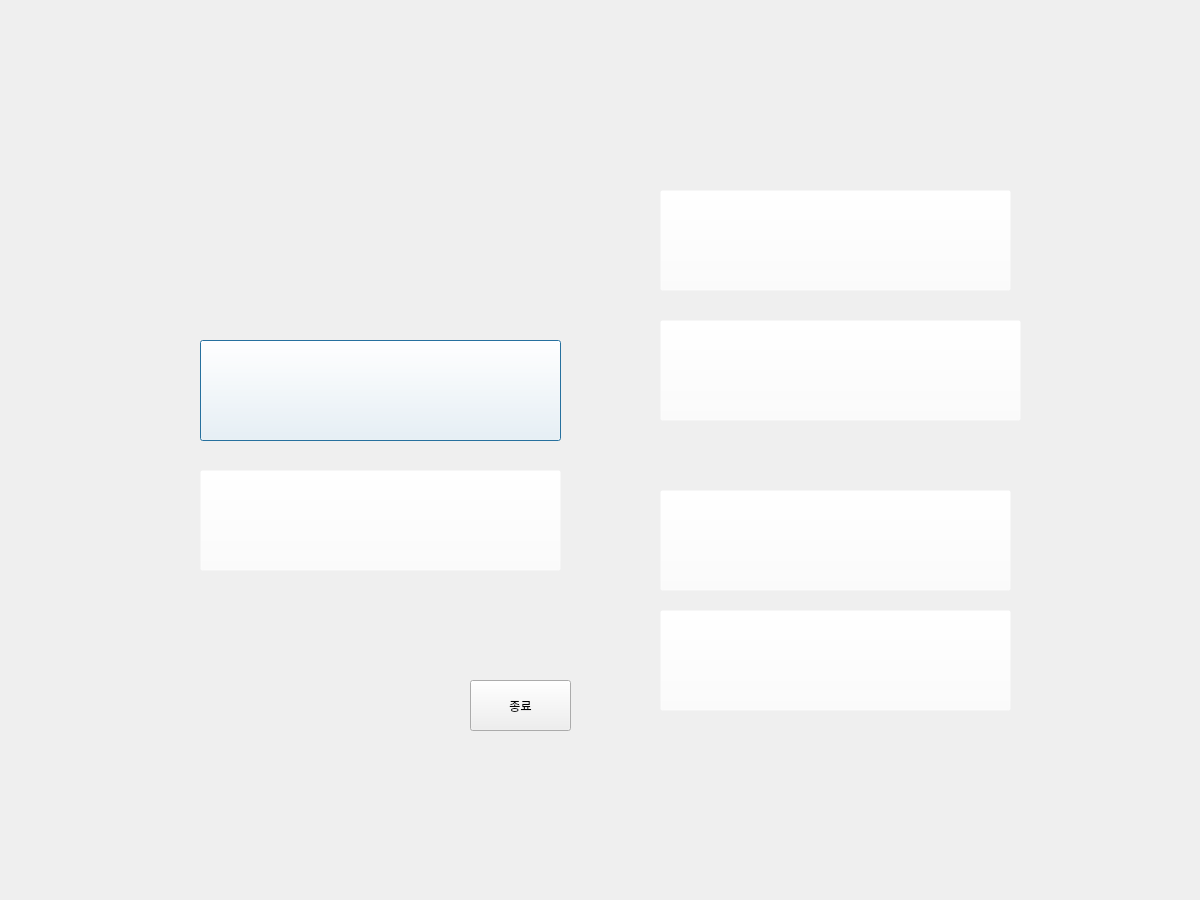
<?xml version="1.0" encoding="UTF-8"?>
<ui version="4.0">
 <class>Dialog</class>
 <widget class="QDialog" name="Dialog">
  <property name="geometry">
   <rect>
    <x>0</x>
    <y>0</y>
    <width>1200</width>
    <height>900</height>
   </rect>
  </property>
  <property name="minimumSize">
   <size>
    <width>1200</width>
    <height>900</height>
   </size>
  </property>
  <property name="maximumSize">
   <size>
    <width>1200</width>
    <height>900</height>
   </size>
  </property>
  <property name="windowTitle">
   <string>Dialog</string>
  </property>
  <widget class="QPushButton" name="MonthCovid">
   <property name="geometry">
    <rect>
     <x>200</x>
     <y>340</y>
     <width>361</width>
     <height>101</height>
    </rect>
   </property>
   <property name="font">
    <font>
     <pointsize>13</pointsize>
    </font>
   </property>
   <property name="styleSheet">
    <string notr="true">#MonthCovid {
	background-color: rgba(255,255,255,0);
}
#MonthCovid:hover {
	background-color: rgb(255, 255, 144,0.2);
}</string>
   </property>
   <property name="text">
    <string/>
   </property>
  </widget>
  <widget class="QLabel" name="label">
   <property name="geometry">
    <rect>
     <x>0</x>
     <y>0</y>
     <width>1200</width>
     <height>900</height>
    </rect>
   </property>
   <property name="text">
    <string/>
   </property>
   <property name="pixmap">
    <pixmap>img/COROS_메뉴.jpg</pixmap>
   </property>
  </widget>
  <widget class="QPushButton" name="CenterPlace">
   <property name="geometry">
    <rect>
     <x>660</x>
     <y>610</y>
     <width>351</width>
     <height>101</height>
    </rect>
   </property>
   <property name="styleSheet">
    <string notr="true">#CenterPlace {
	background-color: rgba(255,255,255,0);
}
#CenterPlace:hover {
	background-color: rgb(255, 255, 144,0.2);
}</string>
   </property>
   <property name="text">
    <string/>
   </property>
  </widget>
  <widget class="QPushButton" name="VacCine">
   <property name="geometry">
    <rect>
     <x>660</x>
     <y>190</y>
     <width>351</width>
     <height>101</height>
    </rect>
   </property>
   <property name="styleSheet">
    <string notr="true">#VacCine {
	background-color: rgba(255,255,255,0);
}
#VacCine:hover {
	background-color: rgb(255, 255, 144,0.2);
}</string>
   </property>
   <property name="text">
    <string/>
   </property>
  </widget>
  <widget class="QPushButton" name="VacCine_issue">
   <property name="geometry">
    <rect>
     <x>660</x>
     <y>320</y>
     <width>361</width>
     <height>101</height>
    </rect>
   </property>
   <property name="styleSheet">
    <string notr="true">#VacCine_issue {
	background-color: rgba(255,255,255,0);
}
#VacCine_issue:hover {
	background-color: rgb(255, 255, 144,0.2);
}</string>
   </property>
   <property name="text">
    <string/>
   </property>
  </widget>
  <widget class="QPushButton" name="vac_status">
   <property name="geometry">
    <rect>
     <x>660</x>
     <y>490</y>
     <width>351</width>
     <height>101</height>
    </rect>
   </property>
   <property name="styleSheet">
    <string notr="true">#vac_status {
	background-color: rgba(255,255,255,0);
}
#vac_status:hover {
	background-color: rgb(255, 255, 144,0.2);
}</string>
   </property>
   <property name="text">
    <string/>
   </property>
  </widget>
  <widget class="QPushButton" name="dist_inc">
   <property name="geometry">
    <rect>
     <x>200</x>
     <y>470</y>
     <width>361</width>
     <height>101</height>
    </rect>
   </property>
   <property name="styleSheet">
    <string notr="true">#dist_inc {
	background-color: rgba(255,255,255,0);
}
#dist_inc:hover {
	background-color: rgb(255, 255, 144,0.2);
}</string>
   </property>
   <property name="text">
    <string/>
   </property>
  </widget>
  <widget class="QPushButton" name="Quit_2">
   <property name="geometry">
    <rect>
     <x>470</x>
     <y>680</y>
     <width>101</width>
     <height>51</height>
    </rect>
   </property>
   <property name="text">
    <string>종료</string>
   </property>
  </widget>
  <zorder>label</zorder>
  <zorder>MonthCovid</zorder>
  <zorder>CenterPlace</zorder>
  <zorder>VacCine</zorder>
  <zorder>VacCine_issue</zorder>
  <zorder>vac_status</zorder>
  <zorder>dist_inc</zorder>
  <zorder>Quit_2</zorder>
 </widget>
 <resources/>
 <connections/>
</ui>
